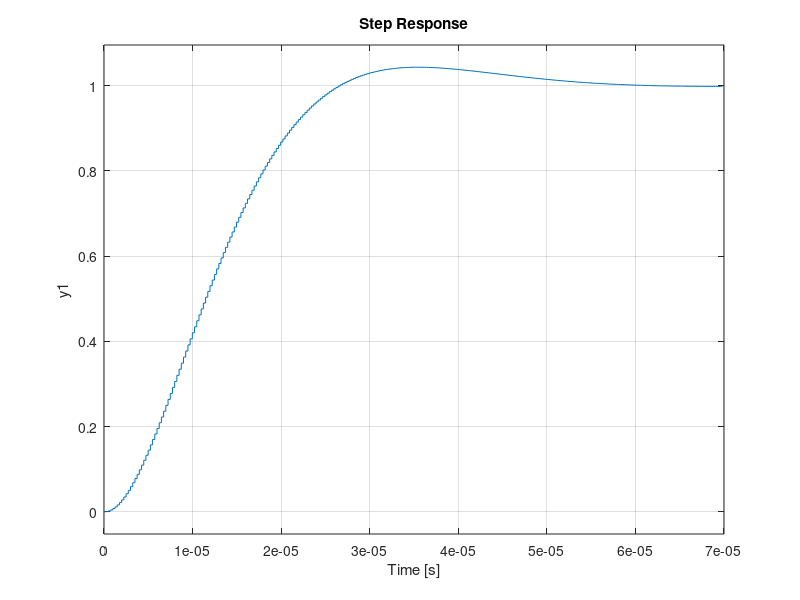

Reproduce this figure in MATLAB.
wc = 2*pi*20e3
%%
Hs = tf(wc^2,[1 wc*sqrt(2), wc^2])
%%
bode(Hs,{1e4,1e8})
grid
%%
fs = 25.2e6/(2*pi)
%%
Ts = 1/fs
%%
Hz = c2d(Hs, Ts)
%%
step(Hz)
